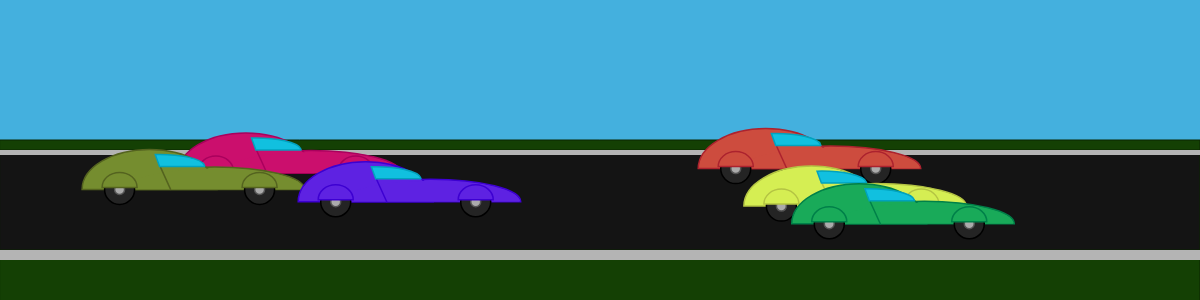
Frame 1 (no input)
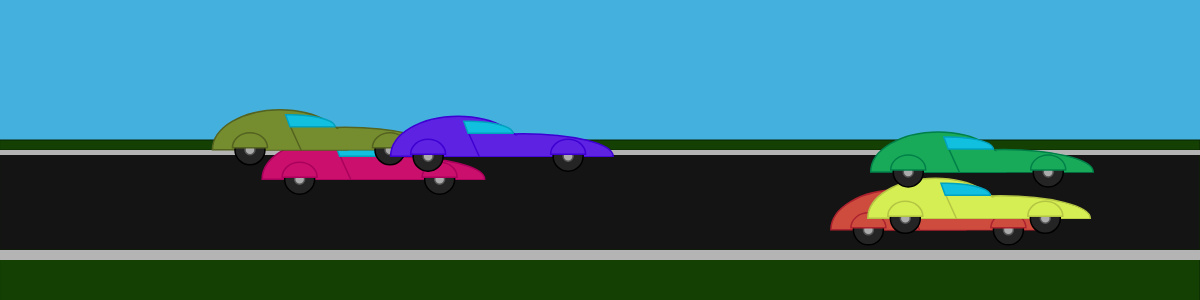
Frame 60 (no input)
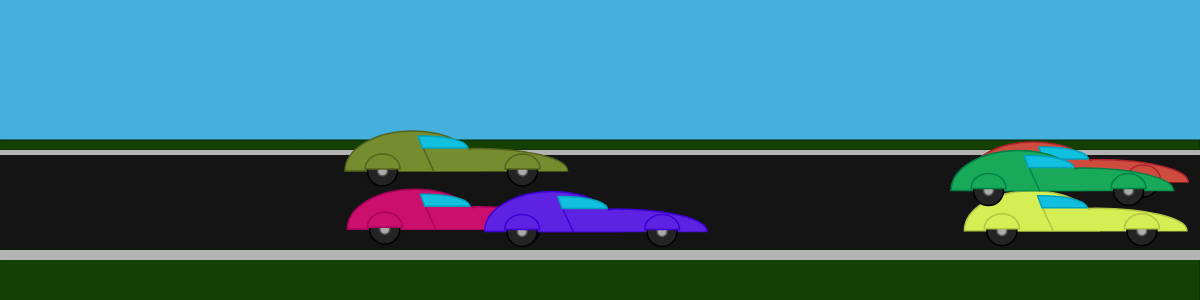
Frame 120 (the mouse pressed at the canvas centre since frame 60)

The p5.js sketch that drew these frames (run headless with seeded random() and noise() and a simulated clock; from frame 60 on, the mouse is pressed at the canvas centre):

// p5.js sketch
// ── sketch.js
//Declare a global object to control car body color
let cars = [];
let carsCount = 6;
//Setup and canvas creation
function setup() {
  createCanvas(windowWidth, 300);
  for (let i = 0; i < carsCount; i++) {
      cars.push(new Racecar() );
  }
}

//Draw function to create background and road.  Also hides mouse.
function draw() {
  background('rgb(68, 176, 222)');
  fill('rgb(20, 64, 4)');
  stroke('rgb(10, 36, 0)');
  rect(0, height - 160, width, 170);
  fill('rgb(20, 20, 20)');
  stroke('rgb(10, 36, 0)');
  rect(0, height - 150, width, 100);
  fill(180);
  noStroke();
  rect(0, height - 150, width, 5);
  rect(0, height - 50, width, 10);

  //Runs our cars array frame functions.
  for (let i = 0; i < cars.length; i++) {
    cars[i].frame();
  }
}
class Racecar {
    //Sets our Racecars' variables: Initial starting point, movement values,
    //and colors.
    constructor() {
      this.pX = random(120, width - 120);
      this.pY = random(height - 150, height - 70);
      this.mX = random(0, 3);
      this.mY = random(0, 3);
      this.r = random(255);
      this.g = random(255);
      this.b = random(255);
    }
    //Our package of functions, one to draw the cars and the other to move them.
    frame() {
      this.display();
      this.motion();
    }

    display() {
      //Racecar Body
      push();
      translate(this.pX, this.pY);
      strokeWeight(1.5);
      fill(color(this.r, this.g, this.b));
      stroke(color(this.r - 33, this.g - 42, this.b - 16));
      arc(25, 2, 180, 45, radians(180), radians(0), PIE);
      arc(-40, 2, 135, 80, radians(180), radians(0), PIE);
      strokeWeight(0);
      arc(25, 2, 178, 42, radians(180), radians(0), PIE);
      //Racecar Tires
      strokeWeight(1.5);
      fill('rgb(36, 36, 36)');
      stroke('rgb(0, 0, 0)');
      ellipse(70, 2, 30);
      ellipse(-70, 2, 30);
      fill('rgb(171, 171, 171)');
      stroke('rgb(85, 85, 85)');
      ellipse(70, 2, 10);
      ellipse(-70, 2, 10);
      //Racecar Wheel Wells and Door Line
      fill(color(this.r, this.g, this.b));
      stroke(color(this.r - 33, this.g - 42, this.b - 16));
      arc(70, 0, 35, 30, radians(180), radians(0), PIE);
      arc(-70, 0, 35, 30, radians(180), radians(0), PIE);
      line(-29, -20, -19, 2);
      //Racecar Window
      fill('rgb(17, 192, 223)');
      stroke('rgb(1, 162, 190)');
      arc(-30, -21, 90, 24, radians(250), radians(0), PIE);
      pop();
    }
    //Makes our cars move.  Haven't quite cracked collision detection/avoidance
    //yet. Dist with bounding boxes and position checks are... complicated.
    //It does account for collision with the walls and it keeps them on the
    //road, though.
    motion() {
      this.pX += this.mX;
      this.pY += this.mY;
        if (this.pX >= width - 115 || this.pX <= 115) {
          this.mX *= -1;
        }
        if (this.pY >= height - 65 || this.pY <= height - 160) {
          this.mY *= -1;
        }
    }
}
